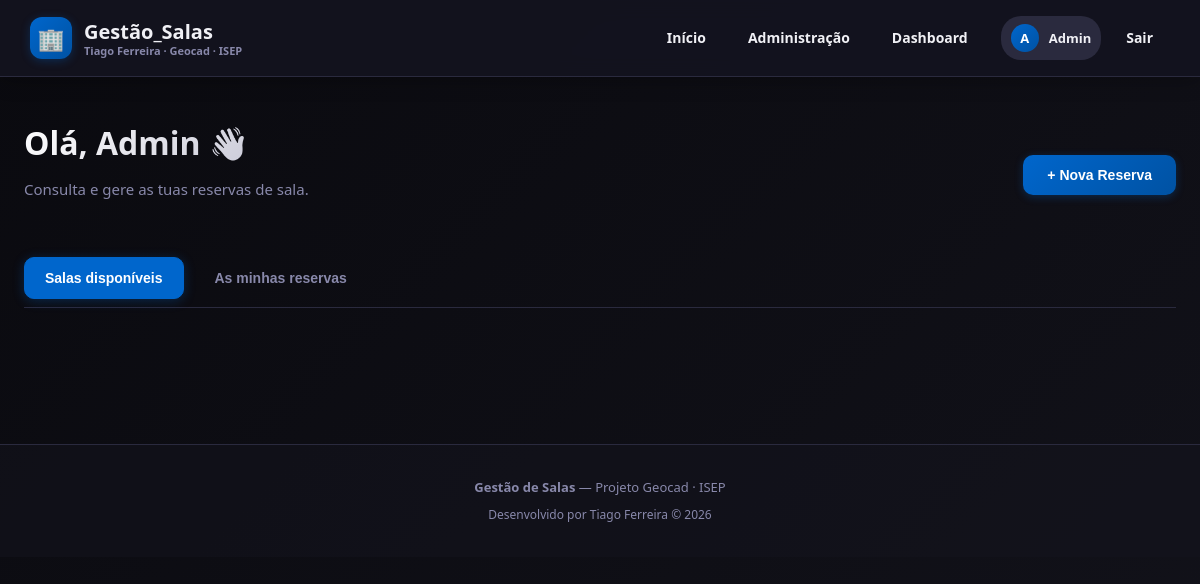
The page /dashboard (signed in) on the database as committed earlier.
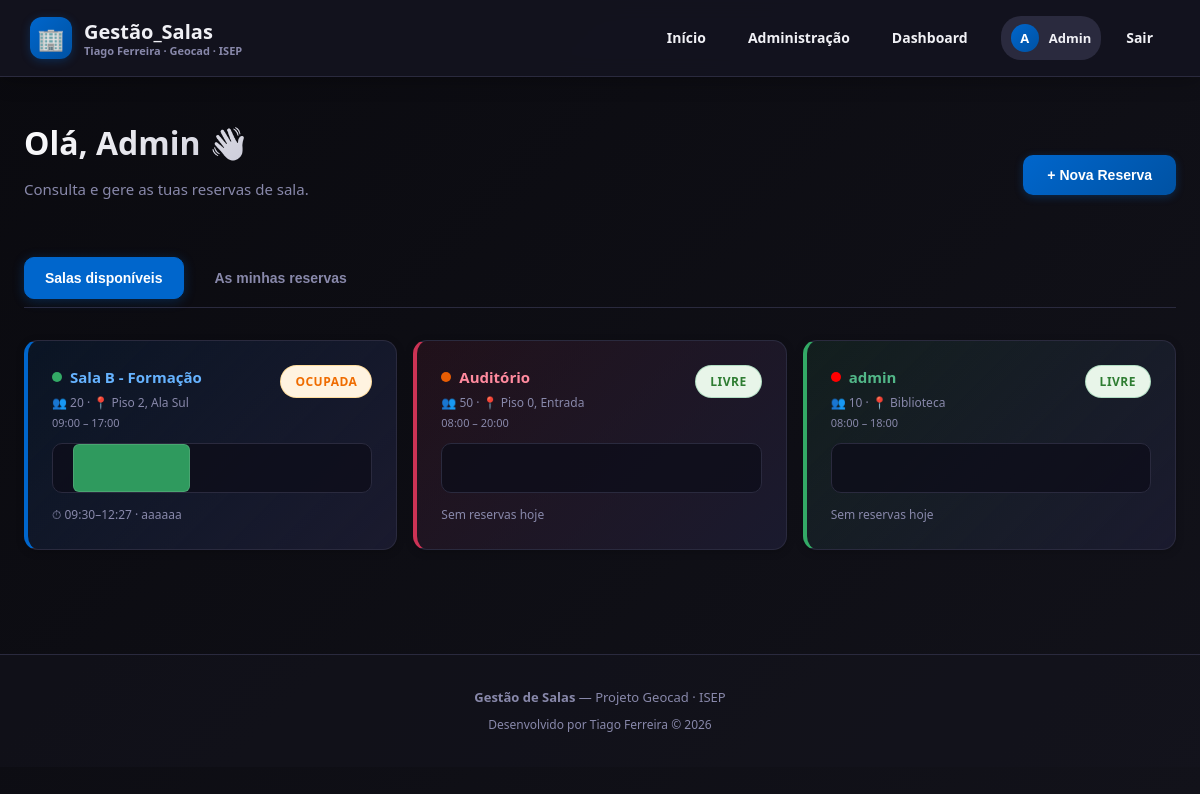
The same page on the database as committed later.
### app/models.py (models this page shows)
class Room(Base):
    __tablename__ = "rooms"
    id         = Column(Integer, primary_key=True, index=True)
    name       = Column(String, nullable=False)
    capacity   = Column(Integer, nullable=False)
    location   = Column(String, nullable=False)
    color      = Column(String, default="#e85d04")
    start_time = Column(String, nullable=False)        # ex: "08:00"
    end_time   = Column(String, nullable=False)        # ex: "18:00"
    work_days  = Column(String, default="1,2,3,4,5")  # dias da semana separados por vírgula
    reservations = relationship("Reservation", back_populates="room")
    equipment = relationship("Equipment", back_populates="room")

class Reservation(Base):
    __tablename__ = "reservations"
    id         = Column(Integer, primary_key=True, index=True)
    title      = Column(String, nullable=False)
    date       = Column(String, nullable=False)        # ex: "2026-02-23"
    start_time = Column(String, nullable=False)        # ex: "09:00"
    end_time   = Column(String, nullable=False)        # ex: "10:00"
    room_id = Column(Integer, ForeignKey("rooms.id"), nullable=False)
    user_id = Column(Integer, ForeignKey("users.id"), nullable=False)
    room = relationship("Room", back_populates="reservations")
    user = relationship("User", back_populates="reservations")

### app/routers/dashboard.py (the view)
@router.get("/dashboard")
async def dashboard(request: Request, db=Depends(get_db)):
    user = require_login(request, db)
    rooms = db.query(models.Room).all()
    today = str(date_type.today())
    all_res = db.query(models.Reservation).filter(models.Reservation.date == today).all()
    my_res = db.query(models.Reservation).filter(
        models.Reservation.user_id == user.id
    ).order_by(models.Reservation.date, models.Reservation.start_time).all()
    return request.app.state.templates.TemplateResponse(
        "dashboard.html",
        {
            "request": request,
            "user": user,
            "rooms": rooms,
            "today": today,
            "all_reservations": all_res,
            "my_reservations": my_res,
            "error": None,
        },
    )

### app/templates/dashboard.html (shortened to what this page needs)
{% extends "base.html" %}
{% block content %}
<div class="container" style="max-width: 1400px;">
  <div style="display: flex; justify-content: space-between; align-items: center; margin-bottom: 24px; flex-wrap: wrap; gap: 12px;">
    <div>
      <h1 class="page-title">Olá, {{ user.name.split(' ')[0] }} 👋</h1>
      <p class="page-sub">Consulta e gere as tuas reservas de sala.</p>
    </div>
    <button class="btn btn-primary" onclick="openModal('modal-create')">+ Nova Reserva</button>
  </div>
  <div class="admin-tabs">
    <button class="admin-tab active" onclick="showTab('tab-rooms', this)">Salas disponíveis</button>
    <button class="admin-tab" onclick="showTab('tab-mine', this)">As minhas reservas</button>
  </div>
  <div id="tab-rooms">
    <div style="display: grid; grid-template-columns: repeat(auto-fill, minmax(280px, 1fr)); gap: 16px;">
      {% for room in rooms %}
        {% set room_res = (all_reservations or []) | selectattr("room_id", "equalto", room.id) | list %}
        {% set room_color_class = 'room-blue' if loop.index % 4 == 1 else ('room-red' if loop.index % 4 == 2 else ('room-green' if loop.index % 4 == 3 else 'room-orange')) %}
        <div class="card {{ room_color_class }}">
          <div style="display: flex; justify-content: space-between; align-items: flex-start; margin-bottom: 12px;">
            <div>
              <div style="display: flex; align-items: center; gap: 8px; margin-bottom: 4px;">
                <div style="width: 10px; height: 10px; border-radius: 50%; background-color: {{ room.color or '#ccc' }};"></div>
                <span class="room-title" style="font-weight: 700; font-size: 15px;">{{ room.name }}</span>
              </div>
              <div style="color: var(--text-muted); font-size: 12px;">👥 {{ room.capacity }} · 📍 {{ room.location }}</div>
              <div style="color: var(--text-muted); font-size: 11px; margin-top: 2px;">{{ room.start_time }} – {{ room.end_time }}</div>
            </div>
            {% if room_res | length == 0 %}
              <span class="tag tag-green">Livre</span>
            {% else %}
              <span class="tag tag-orange">Ocupada</span>
            {% endif %}
          </div>
          <div class="occ-bar">
            {% set start_min = room.start_time.split(':')[0] | int * 60 + room.start_time.split(':')[1] | int %}
            {% set end_min = room.end_time.split(':')[0] | int * 60 + room.end_time.split(':')[1] | int %}
            {% set total = end_min - start_min %}
            {% for r in room_res %}
              {% set s = r.start_time.split(':')[0] | int * 60 + r.start_time.split(':')[1] | int %}
              {% set e = r.end_time.split(':')[0] | int * 60 + r.end_time.split(':')[1] | int %}
              <div class="occ-segment" style="left: {{ ((s - start_min) / total * 100) }}%; width: {{ ((e - s) / total * 100) }}%; background-color: {{ room.color }};"></div>
            {% endfor %}
          </div>
          <div style="margin-top: 10px; font-size: 12px; color: var(--text-muted);">
            {% for r in room_res | sort(attribute='start_time') %}
              <div style="margin-top: 4px;">⏱ {{ r.start_time }}–{{ r.end_time }} · {{ r.title }}</div>
            {% endfor %}
            {% if not room_res %} Sem reservas hoje {% endif %}
          </div>
        </div>
      {% endfor %}
    </div>
  </div>
</div>
{% endblock %}

Rows that differ between the two databases and show on the page:
added Room: name "Sala B - Formação", capacity "20", location "Piso 2, Ala Sul", start_time "09:00", end_time "17:00", shows "OCUPADA"
added Reservation: {{ ((e - s) / total * 100) }} 36.875 (drawn), start_time "09:30", end_time "12:27", title "aaaaaa"
added Room: name "Auditório", capacity "50", location "Piso 0, Entrada", start_time "08:00", end_time "20:00", shows "LIVRE", shows "Sem reservas hoje"
added Room: name "admin", capacity "10", location "Biblioteca", start_time "08:00", end_time "18:00", shows "LIVRE", shows "Sem reservas hoje"
